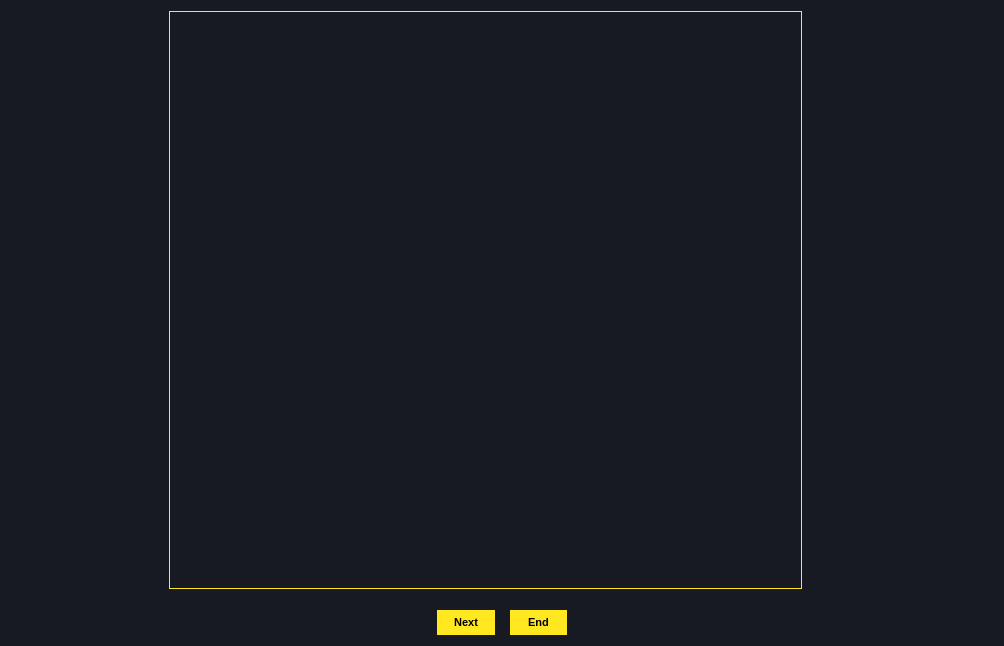
<?xml version="1.0" encoding="UTF-8"?>
<ui version="4.0">
 <class>Form</class>
 <widget class="QWidget" name="Form">
  <property name="geometry">
   <rect>
    <x>0</x>
    <y>0</y>
    <width>1004</width>
    <height>646</height>
   </rect>
  </property>
  <property name="windowTitle">
   <string>Form</string>
  </property>
  <property name="styleSheet">
   <string notr="true">QWidget {
background-color: #171923;
}</string>
  </property>
  <layout class="QGridLayout" name="gridLayout_2">
   <item row="0" column="0">
    <layout class="QGridLayout" name="gridLayout" rowstretch="0,0,0">
     <item row="0" column="0">
      <layout class="QHBoxLayout" name="horizontalLayout" stretch="3,12,2,1">
       <item>
        <spacer name="verticalSpacer">
         <property name="orientation">
          <enum>Qt::Vertical</enum>
         </property>
         <property name="sizeHint" stdset="0">
          <size>
           <width>20</width>
           <height>40</height>
          </size>
         </property>
        </spacer>
       </item>
       <item>
        <widget class="QLabel" name="image">
         <property name="styleSheet">
          <string notr="true">border: 1px solid #FFE81F;</string>
         </property>
         <property name="frameShape">
          <enum>QFrame::Box</enum>
         </property>
         <property name="frameShadow">
          <enum>QFrame::Raised</enum>
         </property>
         <property name="lineWidth">
          <number>0</number>
         </property>
         <property name="text">
          <string/>
         </property>
        </widget>
       </item>
       <item>
        <spacer name="verticalSpacer_2">
         <property name="orientation">
          <enum>Qt::Vertical</enum>
         </property>
         <property name="sizeHint" stdset="0">
          <size>
           <width>20</width>
           <height>40</height>
          </size>
         </property>
        </spacer>
       </item>
       <item>
        <layout class="QGridLayout" name="gridLayout_3">
         <item row="1" column="1">
          <spacer name="verticalSpacer_5">
           <property name="orientation">
            <enum>Qt::Vertical</enum>
           </property>
           <property name="sizeType">
            <enum>QSizePolicy::Expanding</enum>
           </property>
           <property name="sizeHint" stdset="0">
            <size>
             <width>20</width>
             <height>40</height>
            </size>
           </property>
          </spacer>
         </item>
         <item row="0" column="1">
          <widget class="QLabel" name="marker">
           <property name="minimumSize">
            <size>
             <width>80</width>
             <height>80</height>
            </size>
           </property>
           <property name="maximumSize">
            <size>
             <width>80</width>
             <height>80</height>
            </size>
           </property>
           <property name="text">
            <string/>
           </property>
          </widget>
         </item>
         <item row="0" column="0">
          <spacer name="horizontalSpacer_3">
           <property name="orientation">
            <enum>Qt::Horizontal</enum>
           </property>
           <property name="sizeType">
            <enum>QSizePolicy::Maximum</enum>
           </property>
           <property name="sizeHint" stdset="0">
            <size>
             <width>40</width>
             <height>20</height>
            </size>
           </property>
          </spacer>
         </item>
        </layout>
       </item>
      </layout>
     </item>
     <item row="2" column="0">
      <layout class="QHBoxLayout" name="horizontalLayout_2" stretch="0,7,1,1,7,0">
       <property name="spacing">
        <number>15</number>
       </property>
       <property name="topMargin">
        <number>15</number>
       </property>
       <item>
        <spacer name="verticalSpacer_3">
         <property name="orientation">
          <enum>Qt::Vertical</enum>
         </property>
         <property name="sizeType">
          <enum>QSizePolicy::Maximum</enum>
         </property>
         <property name="sizeHint" stdset="0">
          <size>
           <width>20</width>
           <height>40</height>
          </size>
         </property>
        </spacer>
       </item>
       <item>
        <spacer name="horizontalSpacer">
         <property name="orientation">
          <enum>Qt::Horizontal</enum>
         </property>
         <property name="sizeType">
          <enum>QSizePolicy::Expanding</enum>
         </property>
         <property name="sizeHint" stdset="0">
          <size>
           <width>40</width>
           <height>20</height>
          </size>
         </property>
        </spacer>
       </item>
       <item>
        <widget class="QPushButton" name="next">
         <property name="maximumSize">
          <size>
           <width>16777215</width>
           <height>25</height>
          </size>
         </property>
         <property name="styleSheet">
          <string notr="true">QPushButton {
background-color: #FFE81F;
border: none;
font-size: 11px;
color: black;
font-weight: 600;
}

QPushButton:hover {
background-color: #ccba18;

}

QPushButton:pressed {
background-color: #ccba18;

}</string>
         </property>
         <property name="text">
          <string>Next</string>
         </property>
        </widget>
       </item>
       <item>
        <widget class="QPushButton" name="end">
         <property name="maximumSize">
          <size>
           <width>16777215</width>
           <height>25</height>
          </size>
         </property>
         <property name="styleSheet">
          <string notr="true">QPushButton {
background-color: #FFE81F;
border: none;
font-size: 11px;
color: black;
font-weight: 600;
}

QPushButton:hover {
background-color: #ccba18;

}

QPushButton:pressed {
background-color: #ccba18;

}</string>
         </property>
         <property name="text">
          <string>End</string>
         </property>
        </widget>
       </item>
       <item>
        <spacer name="horizontalSpacer_2">
         <property name="orientation">
          <enum>Qt::Horizontal</enum>
         </property>
         <property name="sizeType">
          <enum>QSizePolicy::Minimum</enum>
         </property>
         <property name="sizeHint" stdset="0">
          <size>
           <width>40</width>
           <height>20</height>
          </size>
         </property>
        </spacer>
       </item>
       <item>
        <spacer name="verticalSpacer_4">
         <property name="orientation">
          <enum>Qt::Vertical</enum>
         </property>
         <property name="sizeType">
          <enum>QSizePolicy::Maximum</enum>
         </property>
         <property name="sizeHint" stdset="0">
          <size>
           <width>20</width>
           <height>40</height>
          </size>
         </property>
        </spacer>
       </item>
      </layout>
     </item>
    </layout>
   </item>
  </layout>
 </widget>
 <resources/>
 <connections/>
</ui>
